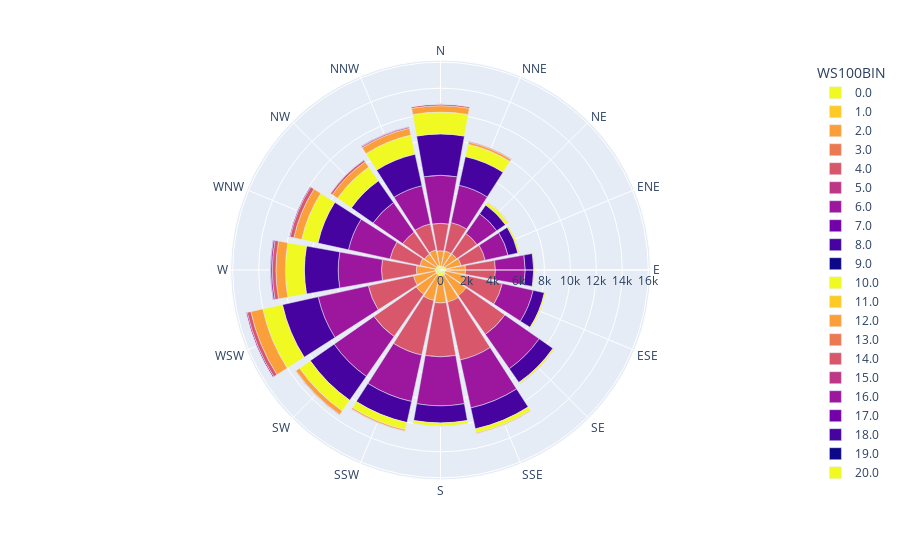

This figure's notebook cell:
### Code cell
### TEST
DATA_PATH = '../data/GEFCom2014Data/Wind/raw_data_incl_features.csv'
data = pd.read_csv(DATA_PATH)
plot_windrose(data)

### Figure 1 — Plotly figure (JSON) as saved in the notebook; plotly's stock layout.template omitted (floating-point values rounded to 4 significant figures)
{"data": [{"hovertemplate": "WS100BIN=0.0<br>FREQUENCY=%{r}<br>WD100CARD=%{theta}<extra></extra>", "legendgroup": "0.0", "marker": {"color": "#f0f921", "pattern": {"shape": ""}}, "name": "0.0", "r": [0, 0, 0, 0, 0, 0, 0, 0, 0, 0, 0, 0, 0, 0, 0, 0, 0, 416, 428, 375, 313, 375, 310, 373, 379, 491, 464, 461, 445, 425, 427, 376, 392], "showlegend": true, "subplot": "polar", "theta": ["N", "N", "NNE", "NE", "ENE", "E", "ESE", "SE", "SSE", "S", "SSW", "SW", "WSW", "W", "WNW", "NW", "NNW", "E", "ENE", "ESE", "N", "NE", "NNE", "NNW", "NW", "S", "SE", "SSE", "SSW", "SW", "W", "WNW", "WSW"], "type": "barpolar"}, {"hovertemplate": "WS100BIN=1.0<br>FREQUENCY=%{r}<br>WD100CARD=%{theta}<extra></extra>", "legendgroup": "1.0", "marker": {"color": "#fdca26", "pattern": {"shape": ""}}, "name": "1.0", "r": [0], "showlegend": true, "subplot": "polar", "theta": ["N"], "type": "barpolar"}, {"hovertemplate": "WS100BIN=2.0<br>FREQUENCY=%{r}<br>WD100CARD=%{theta}<extra></extra>", "legendgroup": "2.0", "marker": {"color": "#fb9f3a", "pattern": {"shape": ""}}, "name": "2.0", "r": [0, 1514, 1183, 1609, 1164, 1148, 1190, 1207, 1116, 2052, 1939, 2063, 1959, 1849, 1429, 1245, 1736], "showlegend": true, "subplot": "polar", "theta": ["N", "E", "ENE", "ESE", "N", "NE", "NNE", "NNW", "NW", "S", "SE", "SSE", "SSW", "SW", "W", "WNW", "WSW"], "type": "barpolar"}, {"hovertemplate": "WS100BIN=3.0<br>FREQUENCY=%{r}<br>WD100CARD=%{theta}<extra></extra>", "legendgroup": "3.0", "marker": {"color": "#ed7953", "pattern": {"shape": ""}}, "name": "3.0", "r": [0], "showlegend": true, "subplot": "polar", "theta": ["N"], "type": "barpolar"}, {"hovertemplate": "WS100BIN=4.0<br>FREQUENCY=%{r}<br>WD100CARD=%{theta}<extra></extra>", "legendgroup": "4.0", "marker": {"color": "#d8576b", "pattern": {"shape": ""}}, "name": "4.0", "r": [0, 2301, 1918, 2889, 2116, 1902, 2247, 2061, 2058, 4146, 3643, 4569, 4307, 3977, 2689, 2362, 3564], "showlegend": true, "subplot": "polar", "theta": ["N", "E", "ENE", "ESE", "N", "NE", "NNE", "NNW", "NW", "S", "SE", "SSE", "SSW", "SW", "W", "WNW", "WSW"], "type": "barpolar"}, {"hovertemplate": "WS100BIN=5.0<br>FREQUENCY=%{r}<br>WD100CARD=%{theta}<extra></extra>", "legendgroup": "5.0", "marker": {"color": "#bd3786", "pattern": {"shape": ""}}, "name": "5.0", "r": [0], "showlegend": true, "subplot": "polar", "theta": ["N"], "type": "barpolar"}, {"hovertemplate": "WS100BIN=6.0<br>FREQUENCY=%{r}<br>WD100CARD=%{theta}<extra></extra>", "legendgroup": "6.0", "marker": {"color": "#9c179e", "pattern": {"shape": ""}}, "name": "6.0", "r": [0, 2294, 1794, 2434, 3703, 1857, 2937, 3008, 2777, 3772, 3218, 3782, 3662, 3736, 3334, 3274, 3955], "showlegend": true, "subplot": "polar", "theta": ["N", "E", "ENE", "ESE", "N", "NE", "NNE", "NNW", "NW", "S", "SE", "SSE", "SSW", "SW", "W", "WNW", "WSW"], "type": "barpolar"}, {"hovertemplate": "WS100BIN=7.0<br>FREQUENCY=%{r}<br>WD100CARD=%{theta}<extra></extra>", "legendgroup": "7.0", "marker": {"color": "#7201a8", "pattern": {"shape": ""}}, "name": "7.0", "r": [0], "showlegend": true, "subplot": "polar", "theta": ["N"], "type": "barpolar"}, {"hovertemplate": "WS100BIN=8.0<br>FREQUENCY=%{r}<br>WD100CARD=%{theta}<extra></extra>", "legendgroup": "8.0", "marker": {"color": "#46039f", "pattern": {"shape": ""}}, "name": "8.0", "r": [0, 660, 783, 885, 3183, 818, 2258, 2487, 2038, 1315, 1293, 1655, 1659, 2241, 2604, 2409, 2819], "showlegend": true, "subplot": "polar", "theta": ["N", "E", "ENE", "ESE", "N", "NE", "NNE", "NNW", "NW", "S", "SE", "SSE", "SSW", "SW", "W", "WNW", "WSW"], "type": "barpolar"}, {"hovertemplate": "WS100BIN=9.0<br>FREQUENCY=%{r}<br>WD100CARD=%{theta}<extra></extra>", "legendgroup": "9.0", "marker": {"color": "#0d0887", "pattern": {"shape": ""}}, "name": "9.0", "r": [0], "showlegend": true, "subplot": "polar", "theta": ["N"], "type": "barpolar"}, {"hovertemplate": "WS100BIN=10.0<br>FREQUENCY=%{r}<br>WD100CARD=%{theta}<extra></extra>", "legendgroup": "10.0", "marker": {"color": "#f0f921", "pattern": {"shape": ""}}, "name": "10.0", "r": [0, 97, 145, 121, 1678, 259, 971, 1503, 1291, 246, 113, 309, 557, 1005, 1463, 1281, 1552], "showlegend": true, "subplot": "polar", "theta": ["N", "E", "ENE", "ESE", "N", "NE", "NNE", "NNW", "NW", "S", "SE", "SSE", "SSW", "SW", "W", "WNW", "WSW"], "type": "barpolar"}, {"hovertemplate": "WS100BIN=11.0<br>FREQUENCY=%{r}<br>WD100CARD=%{theta}<extra></extra>", "legendgroup": "11.0", "marker": {"color": "#fdca26", "pattern": {"shape": ""}}, "name": "11.0", "r": [0], "showlegend": true, "subplot": "polar", "theta": ["N"], "type": "barpolar"}, {"hovertemplate": "WS100BIN=12.0<br>FREQUENCY=%{r}<br>WD100CARD=%{theta}<extra></extra>", "legendgroup": "12.0", "marker": {"color": "#fb9f3a", "pattern": {"shape": ""}}, "name": "12.0", "r": [0, 3, 9, 5, 495, 43, 187, 539, 500, 40, 15, 78, 124, 339, 727, 621, 941], "showlegend": true, "subplot": "polar", "theta": ["N", "E", "ENE", "ESE", "N", "NE", "NNE", "NNW", "NW", "S", "SE", "SSE", "SSW", "SW", "W", "WNW", "WSW"], "type": "barpolar"}, {"hovertemplate": "WS100BIN=13.0<br>FREQUENCY=%{r}<br>WD100CARD=%{theta}<extra></extra>", "legendgroup": "13.0", "marker": {"color": "#ed7953", "pattern": {"shape": ""}}, "name": "13.0", "r": [0], "showlegend": true, "subplot": "polar", "theta": ["N"], "type": "barpolar"}, {"hovertemplate": "WS100BIN=14.0<br>FREQUENCY=%{r}<br>WD100CARD=%{theta}<extra></extra>", "legendgroup": "14.0", "marker": {"color": "#d8576b", "pattern": {"shape": ""}}, "name": "14.0", "r": [0, 0, 0, 0, 131, 9, 41, 105, 162, 4, 10, 5, 40, 49, 283, 296, 288], "showlegend": true, "subplot": "polar", "theta": ["N", "E", "ENE", "ESE", "N", "NE", "NNE", "NNW", "NW", "S", "SE", "SSE", "SSW", "SW", "W", "WNW", "WSW"], "type": "barpolar"}, {"hovertemplate": "WS100BIN=15.0<br>FREQUENCY=%{r}<br>WD100CARD=%{theta}<extra></extra>", "legendgroup": "15.0", "marker": {"color": "#bd3786", "pattern": {"shape": ""}}, "name": "15.0", "r": [0], "showlegend": true, "subplot": "polar", "theta": ["N"], "type": "barpolar"}, {"hovertemplate": "WS100BIN=16.0<br>FREQUENCY=%{r}<br>WD100CARD=%{theta}<extra></extra>", "legendgroup": "16.0", "marker": {"color": "#9c179e", "pattern": {"shape": ""}}, "name": "16.0", "r": [0, 0, 0, 0, 10, 0, 0, 43, 40, 0, 0, 0, 2, 4, 121, 74, 98], "showlegend": true, "subplot": "polar", "theta": ["N", "E", "ENE", "ESE", "N", "NE", "NNE", "NNW", "NW", "S", "SE", "SSE", "SSW", "SW", "W", "WNW", "WSW"], "type": "barpolar"}, {"hovertemplate": "WS100BIN=17.0<br>FREQUENCY=%{r}<br>WD100CARD=%{theta}<extra></extra>", "legendgroup": "17.0", "marker": {"color": "#7201a8", "pattern": {"shape": ""}}, "name": "17.0", "r": [0], "showlegend": true, "subplot": "polar", "theta": ["N"], "type": "barpolar"}, {"hovertemplate": "WS100BIN=18.0<br>FREQUENCY=%{r}<br>WD100CARD=%{theta}<extra></extra>", "legendgroup": "18.0", "marker": {"color": "#46039f", "pattern": {"shape": ""}}, "name": "18.0", "r": [0, 0, 0, 0, 4, 0, 0, 16, 10, 0, 0, 0, 0, 0, 30, 27, 14], "showlegend": true, "subplot": "polar", "theta": ["N", "E", "ENE", "ESE", "N", "NE", "NNE", "NNW", "NW", "S", "SE", "SSE", "SSW", "SW", "W", "WNW", "WSW"], "type": "barpolar"}, {"hovertemplate": "WS100BIN=19.0<br>FREQUENCY=%{r}<br>WD100CARD=%{theta}<extra></extra>", "legendgroup": "19.0", "marker": {"color": "#0d0887", "pattern": {"shape": ""}}, "name": "19.0", "r": [0], "showlegend": true, "subplot": "polar", "theta": ["N"], "type": "barpolar"}, {"hovertemplate": "WS100BIN=20.0<br>FREQUENCY=%{r}<br>WD100CARD=%{theta}<extra></extra>", "legendgroup": "20.0", "marker": {"color": "#f0f921", "pattern": {"shape": ""}}, "name": "20.0", "r": [0, 0, 0, 0, 0, 0, 0, 0, 6, 0, 0, 0, 0, 0, 0, 9, 4], "showlegend": true, "subplot": "polar", "theta": ["N", "E", "ENE", "ESE", "N", "NE", "NNE", "NNW", "NW", "S", "SE", "SSE", "SSW", "SW", "W", "WNW", "WSW"], "type": "barpolar"}, {"hovertemplate": "WS100BIN=21.0<br>FREQUENCY=%{r}<br>WD100CARD=%{theta}<extra></extra>", "legendgroup": "21.0", "marker": {"color": "#fdca26", "pattern": {"shape": ""}}, "name": "21.0", "r": [0], "showlegend": true, "subplot": "polar", "theta": ["N"], "type": "barpolar"}, {"hovertemplate": "WS100BIN=22.0<br>FREQUENCY=%{r}<br>WD100CARD=%{theta}<extra></extra>", "legendgroup": "22.0", "marker": {"color": "#fb9f3a", "pattern": {"shape": ""}}, "name": "22.0", "r": [0, 0, 0, 0, 0, 0, 0, 0, 0, 0, 0, 0, 0, 0, 0, 2, 0], "showlegend": true, "subplot": "polar", "theta": ["N", "E", "ENE", "ESE", "N", "NE", "NNE", "NNW", "NW", "S", "SE", "SSE", "SSW", "SW", "W", "WNW", "WSW"], "type": "barpolar"}, {"hovertemplate": "WS100BIN=23.0<br>FREQUENCY=%{r}<br>WD100CARD=%{theta}<extra></extra>", "legendgroup": "23.0", "marker": {"color": "#ed7953", "pattern": {"shape": ""}}, "name": "23.0", "r": [0], "showlegend": true, "subplot": "polar", "theta": ["N"], "type": "barpolar"}, {"hovertemplate": "WS100BIN=24.0<br>FREQUENCY=%{r}<br>WD100CARD=%{theta}<extra></extra>", "legendgroup": "24.0", "marker": {"color": "#d8576b", "pattern": {"shape": ""}}, "name": "24.0", "r": [0], "showlegend": true, "subplot": "polar", "theta": ["N"], "type": "barpolar"}, {"hovertemplate": "WS100BIN=25.0<br>FREQUENCY=%{r}<br>WD100CARD=%{theta}<extra></extra>", "legendgroup": "25.0", "marker": {"color": "#bd3786", "pattern": {"shape": ""}}, "name": "25.0", "r": [0], "showlegend": true, "subplot": "polar", "theta": ["N"], "type": "barpolar"}], "layout": {"polar": {"domain": {"x": [0, 1], "y": [0, 1]}, "angularaxis": {"direction": "clockwise", "rotation": 90}}, "legend": {"title": {"text": "WS100BIN"}, "tracegroupgap": 0}, "margin": {"t": 60}, "barmode": "relative"}}
